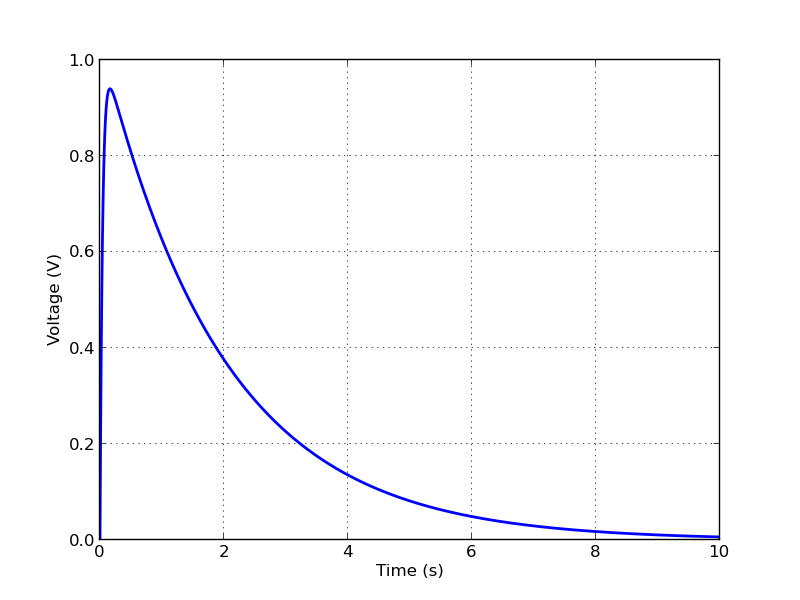

This figure's Python source:
from mcircuit import I, R, L, C
from matplotlib.pyplot import figure, savefig, show
import numpy as np

a = I(10) | R(0.1) | C(0.4) | L(0.2)

a.Voc.pprint()

t = np.linspace(0, 10, 1000)

fig = figure()
ax = fig.add_subplot(111)
ax.plot(t, a.Voc.transient_response(t), linewidth=2)
ax.set_xlabel('Time (s)')
ax.set_ylabel('Voltage (V)')
ax.grid(True)

savefig('parallel-IRLC1-voc.png')

show()


